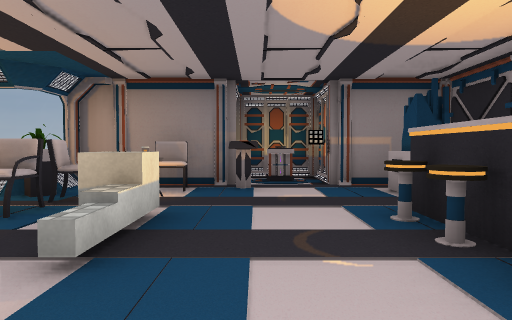
View 1 (above)

24 first-person views from a walk through a 3-D level made in the Unity game engine. The camera is 1.4 m above the floor, tilts 2° down and sees 70° across. The floor is counted in squares, 2 m on a side. Each view is taken from the middle of a square. On the plan, view 1 faces up. The plan holds only what a view shows up to about 11 squares ahead; the rest is blank. The player character is not drawn. Door leaves are left out, so doorways stand open. Some surface patterns are stand-ins.

View 2
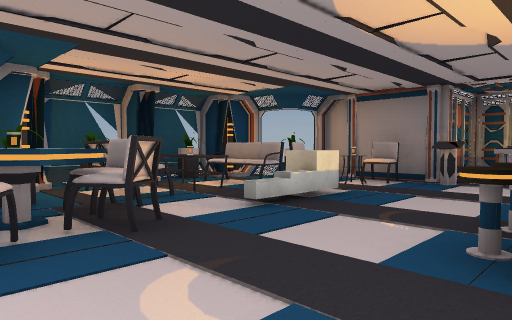

View 3
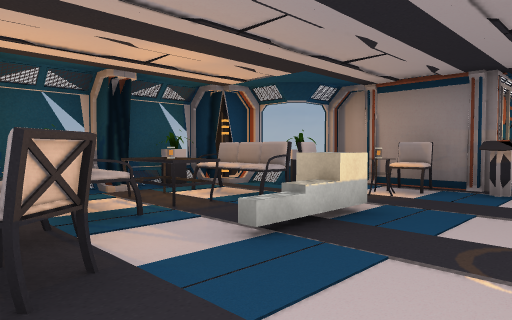

View 4
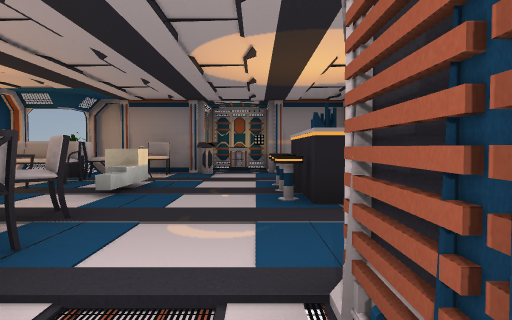

View 5
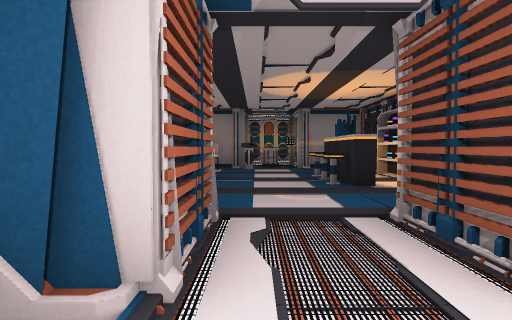

View 6
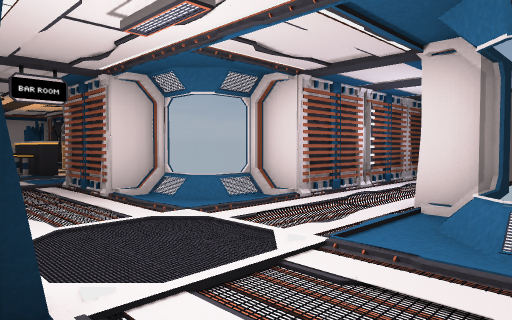

View 7
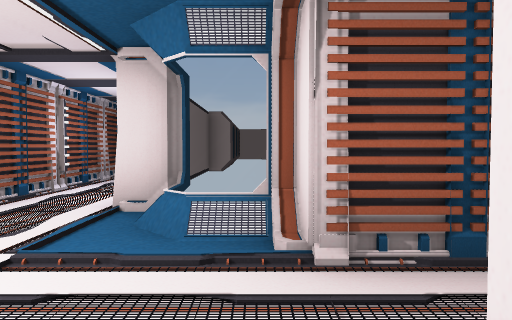

View 8
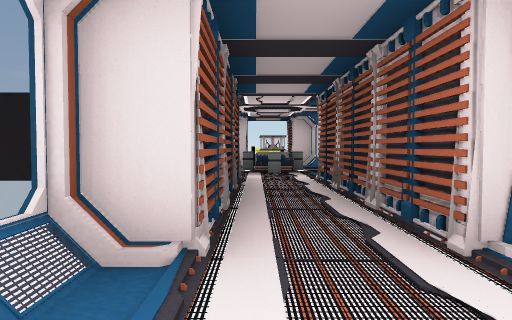

View 9
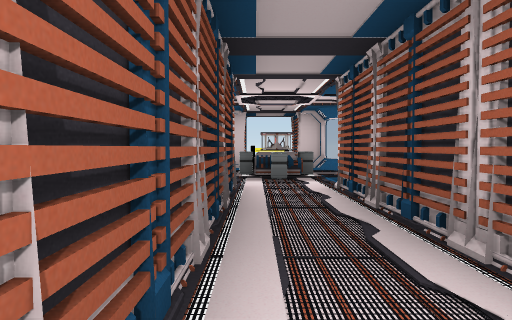

View 10
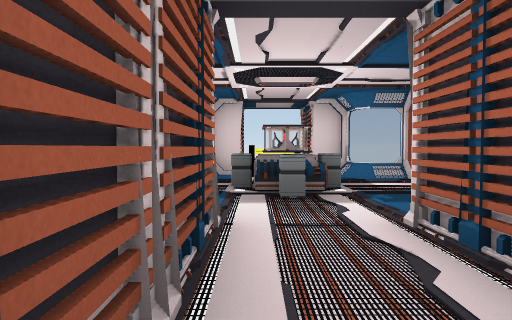

View 11
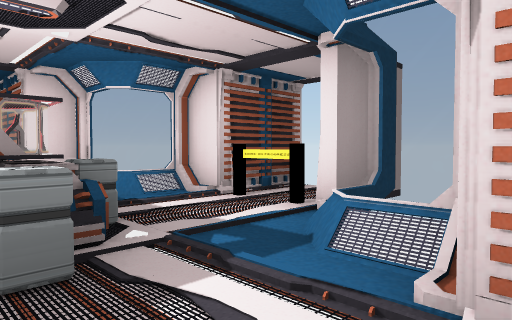

View 12
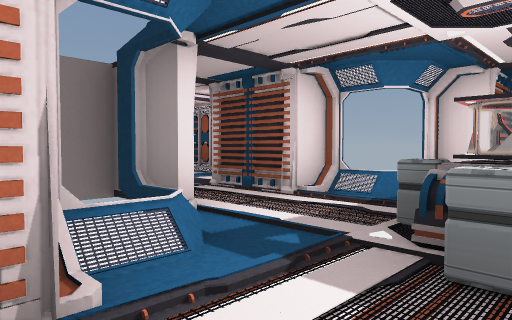

View 13
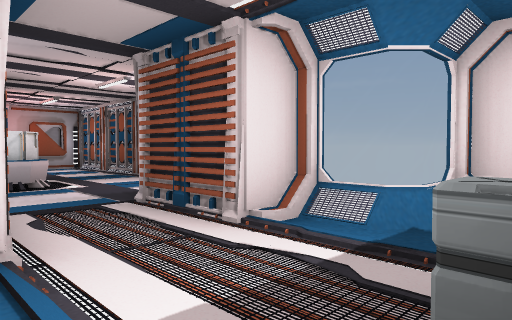

View 14
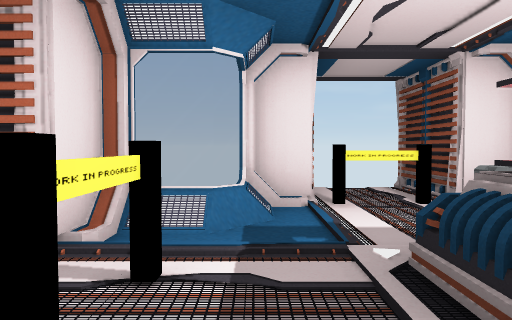

View 15
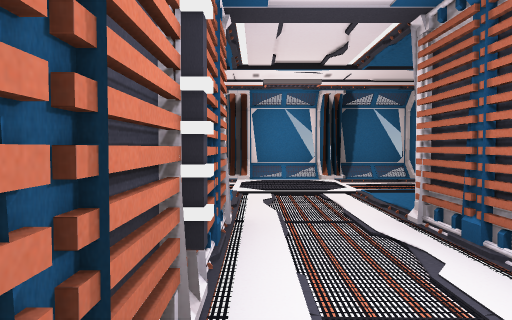

View 16
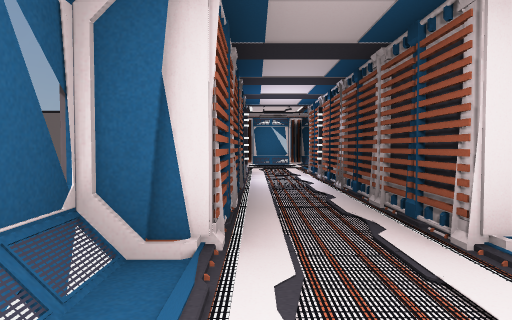

View 17
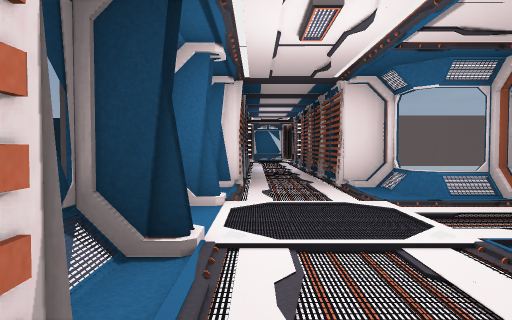

View 18
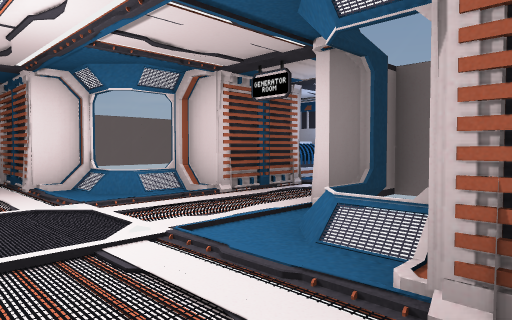

View 19
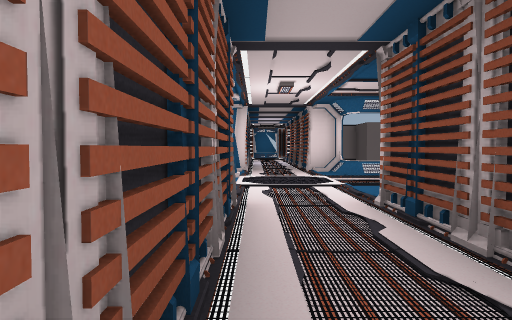

View 20
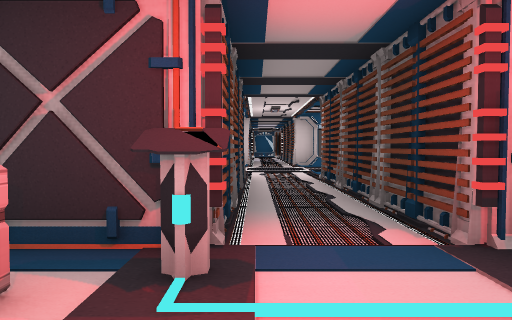

View 21
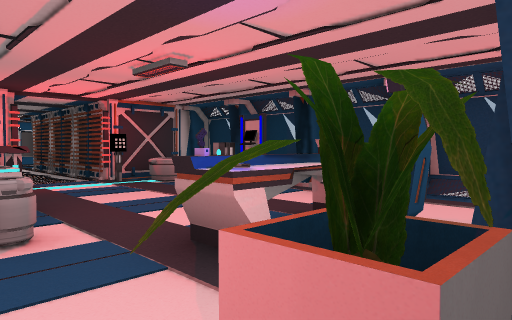

View 22
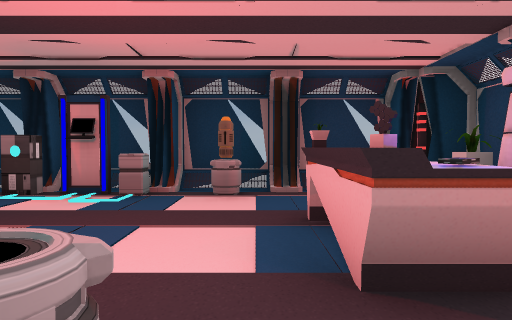

View 23
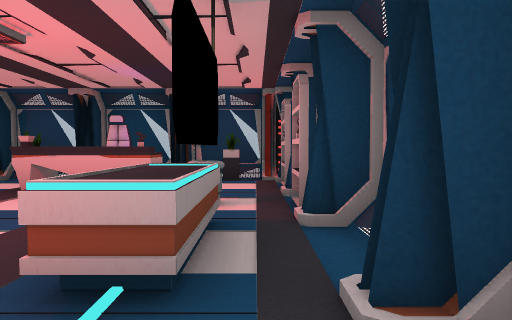

View 24
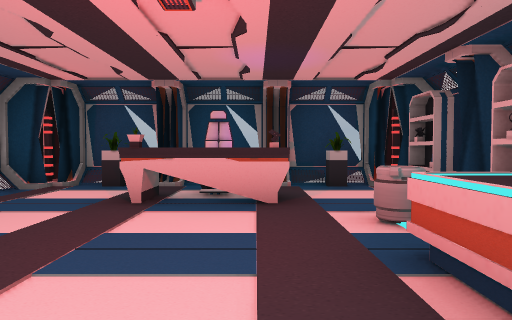

### Floor plan
Key: @ floor where view 1 was taken; # wall or solid block; . main floor; : floor 0.25 m higher than the main floor; / step, stairs or slope; D open door; = window, fence, low wall or low ledge; C chair; S sofa; B barrel; P projector; G generator; H shelf; O other object.
Columns run from 5 left of view 1 to 33 right of it. Each row starts with its distance up from view 1.
  9      OO
  8     OOO
  7  ####OO##
  6 ##=CCO..O
  5 #=OO....O
  4 #OS....OO
  3 #OO.O.OOO
  2 #...O.OO
  1 #SSC....         #
  0 # OOC@..         GG
 -1    OC...          GDD
 -2     #..#          #..           ######
 -3    ##..##         #..#      #####.B..##
 -4    #/../##       #=../      #BB.B....O#
 -5    #..../########=..../######O.......:#
 -6    ##.....D.................D......O.##
 -7    #..././D....../..././....DO.....OO#
 -8    ##../:########:#:#::######B.OOB...##
 -9     ...:#                   #........:#
-10     #..##                     #:#HOHO##
-11     #..#
-12     #..#
-13     #..#
-14     #..#
-15     #..##  OO
-16    #=../##
-17  ##=.B../##
-18  DO..BB...DD.P
-19  D#/.OO/./DD.PP.
-20   #:/../:##........#
-21    ######    O.O.O

Positions as (right, up) in squares from view 1, and headings:
1: (0, 0), facing up
2: (2, -1), facing up-left
3: (1, 0), facing up-left
4: (1, -3), facing up
5: (0, -5), facing up
6: (-1, -9), facing up-right
7: (-1, -9), facing right
8: (1, -7), facing down
9: (1, -9), facing down
10: (1, -12), facing down
11: (1, -15), facing down-left
12: (0, -15), facing down-right
13: (1, -17), facing down-right
14: (2, -20), facing left
15: (7, -7), facing left
16: (14, -7), facing left
17: (18, -7), facing left
18: (18, -7), facing up-left
19: (22, -7), facing left
20: (26, -7), facing left
21: (32, -9), facing up-left
22: (29, -9), facing up
23: (24, -9), facing right
24: (25, -7), facing right
